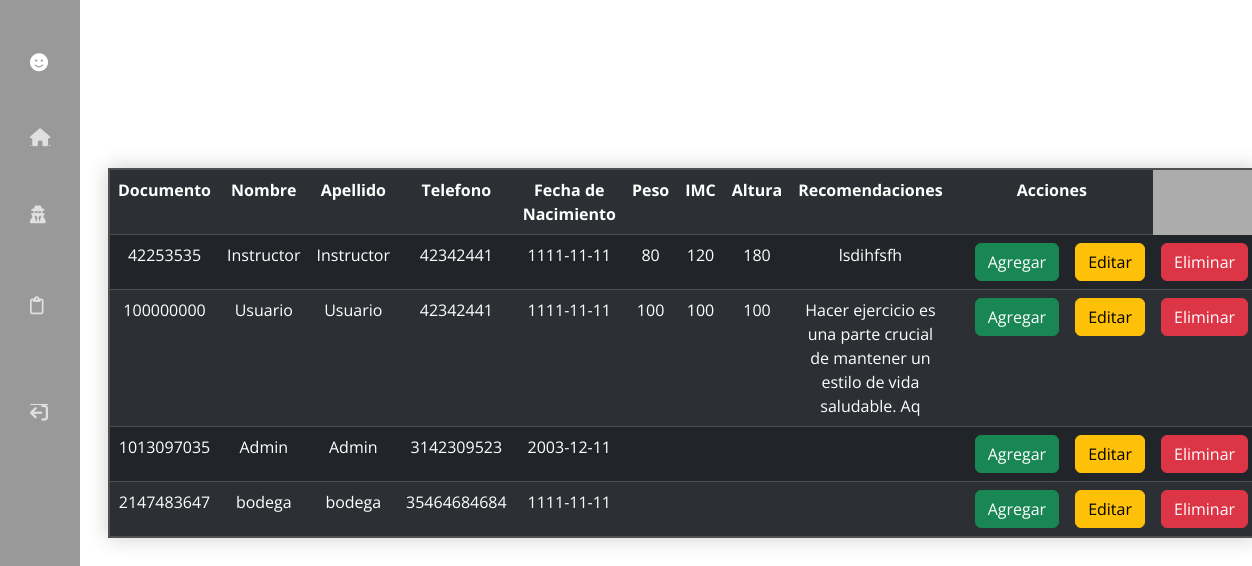
The page /FichaTecnica.php (signed in) on the database its author committed.
### tables this page shows
CREATE TABLE `fichatecnica` (
  `FichaID` int(11) NOT NULL,
  `Peso` int(11) NOT NULL,
  `IMC` int(11) NOT NULL,
  `Altura` int(11) NOT NULL,
  `Recomendaciones` varchar(80) NOT NULL,
  `UsuarioID` int(11) NOT NULL
);

CREATE TABLE `usuarios` (
  `UsuarioID` int(11) NOT NULL,
  `Nombre` varchar(80) NOT NULL,
  `Apellido` varchar(80) NOT NULL,
  `Telefono` bigint(20) NOT NULL,
  `FechaNac` date NOT NULL,
  `Correo` varchar(80) NOT NULL,
  `Contraseña` varchar(80) NOT NULL,
  `RolID` int(11) NOT NULL,
  `RutaImagen` varchar(255) DEFAULT NULL
);

### FichaTecnica.php (the view, shortened to what this page needs)
<!DOCTYPE html>
<html lang="en">
<head>
    <link rel="stylesheet" href="css/Usuarios.css">
    <link href="https://cdn.jsdelivr.net/npm/bootstrap@5.3.2/dist/css/bootstrap.min.css" rel="stylesheet">
</head>
<body>
<?php include("menu.php"); ?>
<main class="container">
<?php
include("FIchaTecnica/config.php");
$sql = "SELECT usuarios.UsuarioID, usuarios.Nombre, usuarios.Apellido, usuarios.Telefono, usuarios.FechaNac,
               fichatecnica.Peso, fichatecnica.IMC, fichatecnica.Altura, fichatecnica.Recomendaciones
        FROM usuarios
        LEFT JOIN fichatecnica ON usuarios.UsuarioID = fichatecnica.UsuarioID";
$result = $conn->query($sql);
if ($result->num_rows > 0) {
    echo "<table class='table table-dark table-striped tablee'>
            <h1>Ficha Tecnica</h1>
            <tr>
                <th>Documento</th>
                <th>Nombre</th>
                <th>Apellido</th>
                <th>Telefono</th>
                <th>Fecha de Nacimiento</th>
                <th>Peso</th>
                <th>IMC</th>
                <th>Altura</th>
                <th>Recomendaciones</th>
                <th colspan='3'>Acciones</th>
            </tr>";
            while($row = $result->fetch_assoc()) {
                echo "<tr>
                        <td class='text-center'>".$row["UsuarioID"]."</td>
                        <td class='text-center'>".$row["Nombre"]."</td>
                        <td class='text-center'>".$row["Apellido"]."</td>
                        <td class='text-center'>".$row["Telefono"]."</td>
                        <td class='text-center'>".$row["FechaNac"]."</td>
                        <td class='text-center'>".$row["Peso"]."</td>
                        <td class='text-center'>".$row["IMC"]."</td>
                        <td class='text-center'>".$row["Altura"]."</td>
                        <td class='text-center'>".$row["Recomendaciones"]."</td>
                        <td class='text-center'>
                            <td>
                            <a href='FichaTecnica/agregar_ficha_tecnica.php?id=".$row["UsuarioID"]."' class='btn btn-success'>Agregar</a>
                            </td>
                            <td>
                            <a href='FichaTecnica/editar_ficha_tecnica.php?id=".$row["UsuarioID"]."' class='btn btn-warning'>Editar</a>
                            </td>
                            <td>
                            <a href='FichaTecnica/eliminar_ficha_tecnica.php?id=".$row["UsuarioID"]."' class='btn btn-danger'>Eliminar</a>
                            </td>
                        </td>
                      </tr>";
            }
    echo "</table>";
} else {
    echo "0 resultados";
}
?>
</main>
</body>
</html>

### css/Usuarios.css (style rules this page uses)
body { background-image: url(https://png.pngtree.com/background/20230612/original/pngtree-graffiti-wall-wallpapers-hd-picture-image_3182745.jpg); background-repeat: no-repeat; background-size: cover; }
h1 { color: #FFFFFF; }
table { border-collapse: collapse; width: 100%; border: 1px solid #dddddd; background-color: #5252527a; border: 2px solid rgba(255, 255, 255, 0.288); backdrop-filter: blur(15px); flex-direction: column; padding: 50px; box-shadow: 0 0 20px rgba(0, 0, 0, 0.2); text-align: center; }
th, td { border: 1px solid #dddddd; text-align: left; padding: 8px; color: white; }
th { background-color: #810303; }
body { background-color: #f8f9fa; }
main { text-align: center; margin-top: 20px; }
table { margin-top: 20px; }
table th, table td { color: white; }

### css/menu.css (style rules this page uses)
* { margin: 0; padding: 0; box-sizing: border-box; text-decoration: none; font-family: 'Open Sans', sans-serif; }
body { margin-left: 80px; margin-top: 80px; transition: margin-left 300ms cubic-bezier(0.785, 0.135, 0.15, 0.86); background-color: #FFFFFF; }
main { padding: 20px; }

### FichaTecnica.php (style rules this page uses)
body { background-color: #f8f9fa; color: white; }
main { text-align: center; margin-top: 20px; }
table { margin-top: 20px; }
table th, table td { color: white; }

### rows shown on the page
fichatecnica: UsuarioID.UsuarioID "42253535", UsuarioID.Nombre "Instructor", UsuarioID.Apellido "Instructor", UsuarioID.Telefono "42342441", UsuarioID.FechaNac "1111-11-11", Peso "80", IMC "120", Altura "180", Recomendaciones "lsdihfsfh"
fichatecnica: UsuarioID.UsuarioID "100000000", UsuarioID.Nombre "Usuario", UsuarioID.Apellido "Usuario", UsuarioID.Telefono "42342441", UsuarioID.FechaNac "1111-11-11", Peso "100", IMC "100", Altura "100", Recomendaciones "Hacer ejercicio es una parte crucial de mantener un estilo de vida saludable. Aq"
usuarios: UsuarioID "1013097035", Nombre "Admin", Apellido "Admin", Telefono "3142309523", FechaNac "2003-12-11"
usuarios: UsuarioID "2147483647", Nombre "bodega", Apellido "bodega", Telefono "35464684684", FechaNac "1111-11-11"
